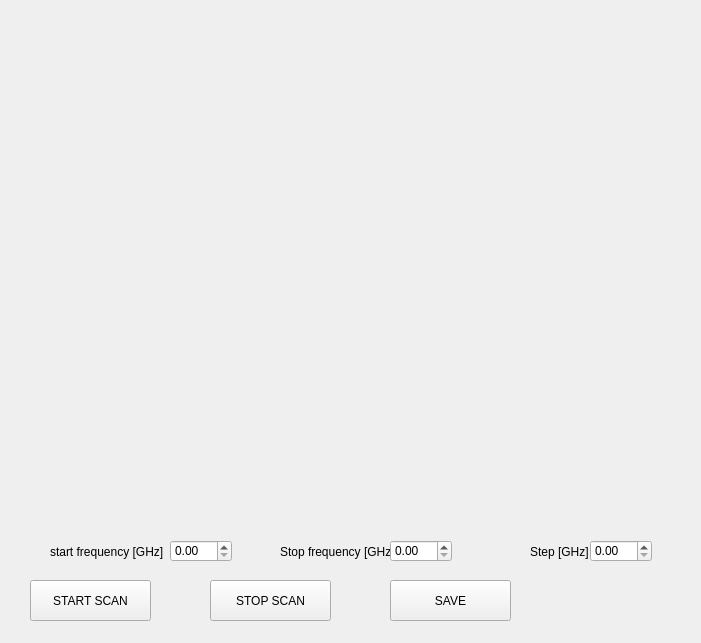
<?xml version="1.0" encoding="UTF-8"?>
<ui version="4.0">
 <class>Panel</class>
 <widget class="QWidget" name="Panel">
  <property name="geometry">
   <rect>
    <x>0</x>
    <y>0</y>
    <width>701</width>
    <height>643</height>
   </rect>
  </property>
  <property name="windowTitle">
   <string>Form</string>
  </property>
  <property name="layoutDirection">
   <enum>Qt::LeftToRight</enum>
  </property>
  <widget class="QPushButton" name="start_scan_button">
   <property name="geometry">
    <rect>
     <x>30</x>
     <y>580</y>
     <width>121</width>
     <height>41</height>
    </rect>
   </property>
   <property name="text">
    <string>START SCAN</string>
   </property>
  </widget>
  <widget class="QPushButton" name="stop_scan_button">
   <property name="geometry">
    <rect>
     <x>210</x>
     <y>580</y>
     <width>121</width>
     <height>41</height>
    </rect>
   </property>
   <property name="text">
    <string>STOP SCAN</string>
   </property>
  </widget>
  <widget class="QPushButton" name="save_scan_button">
   <property name="geometry">
    <rect>
     <x>390</x>
     <y>580</y>
     <width>121</width>
     <height>41</height>
    </rect>
   </property>
   <property name="text">
    <string>SAVE</string>
   </property>
  </widget>
  <widget class="QDoubleSpinBox" name="doubleSpinBox_start_F">
   <property name="geometry">
    <rect>
     <x>170</x>
     <y>540</y>
     <width>62</width>
     <height>22</height>
    </rect>
   </property>
  </widget>
  <widget class="QLabel" name="label_2">
   <property name="geometry">
    <rect>
     <x>50</x>
     <y>540</y>
     <width>131</width>
     <height>23</height>
    </rect>
   </property>
   <property name="text">
    <string>start frequency [GHz]</string>
   </property>
  </widget>
  <widget class="QLabel" name="label_3">
   <property name="geometry">
    <rect>
     <x>280</x>
     <y>540</y>
     <width>111</width>
     <height>23</height>
    </rect>
   </property>
   <property name="text">
    <string>Stop frequency [GHz]</string>
   </property>
  </widget>
  <widget class="QLabel" name="label_4">
   <property name="geometry">
    <rect>
     <x>530</x>
     <y>540</y>
     <width>61</width>
     <height>23</height>
    </rect>
   </property>
   <property name="text">
    <string>Step [GHz]</string>
   </property>
  </widget>
  <widget class="QDoubleSpinBox" name="doubleSpinBox_stop_f">
   <property name="geometry">
    <rect>
     <x>390</x>
     <y>540</y>
     <width>62</width>
     <height>22</height>
    </rect>
   </property>
  </widget>
  <widget class="QDoubleSpinBox" name="doubleSpinBox_step_f">
   <property name="geometry">
    <rect>
     <x>590</x>
     <y>540</y>
     <width>62</width>
     <height>22</height>
    </rect>
   </property>
  </widget>
 </widget>
 <resources/>
 <connections/>
 <buttongroups>
  <buttongroup name="test_group"/>
 </buttongroups>
</ui>
